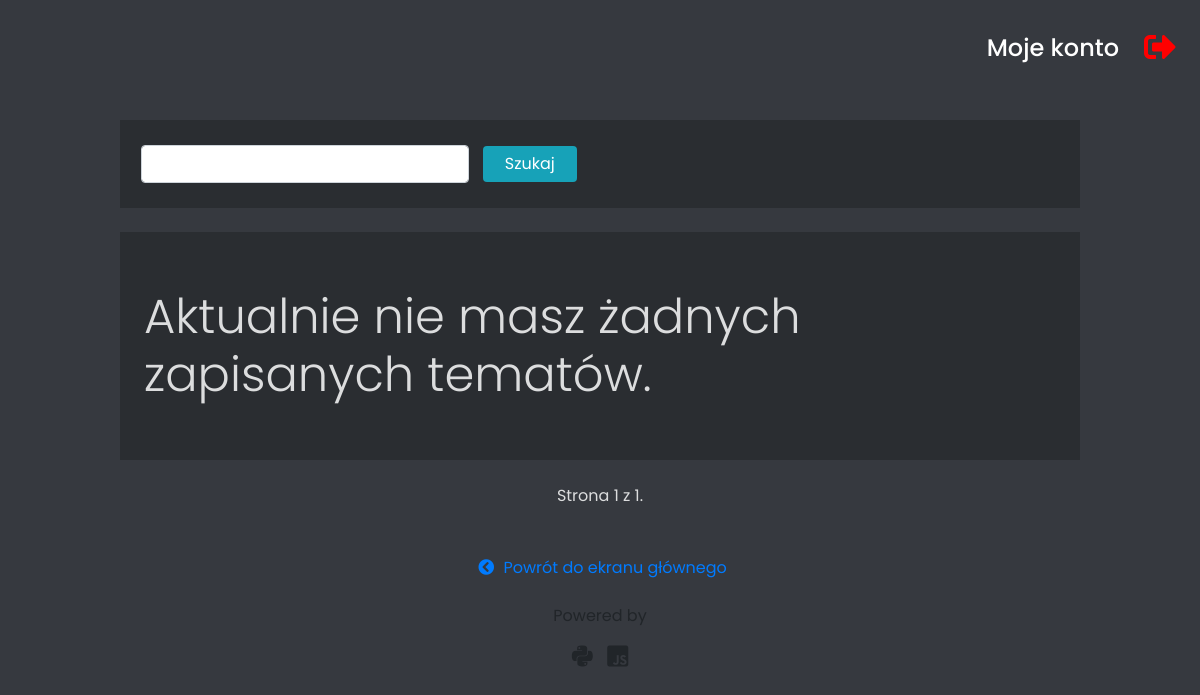
Page /saved-topics/ (signed in) on the earlier database version.
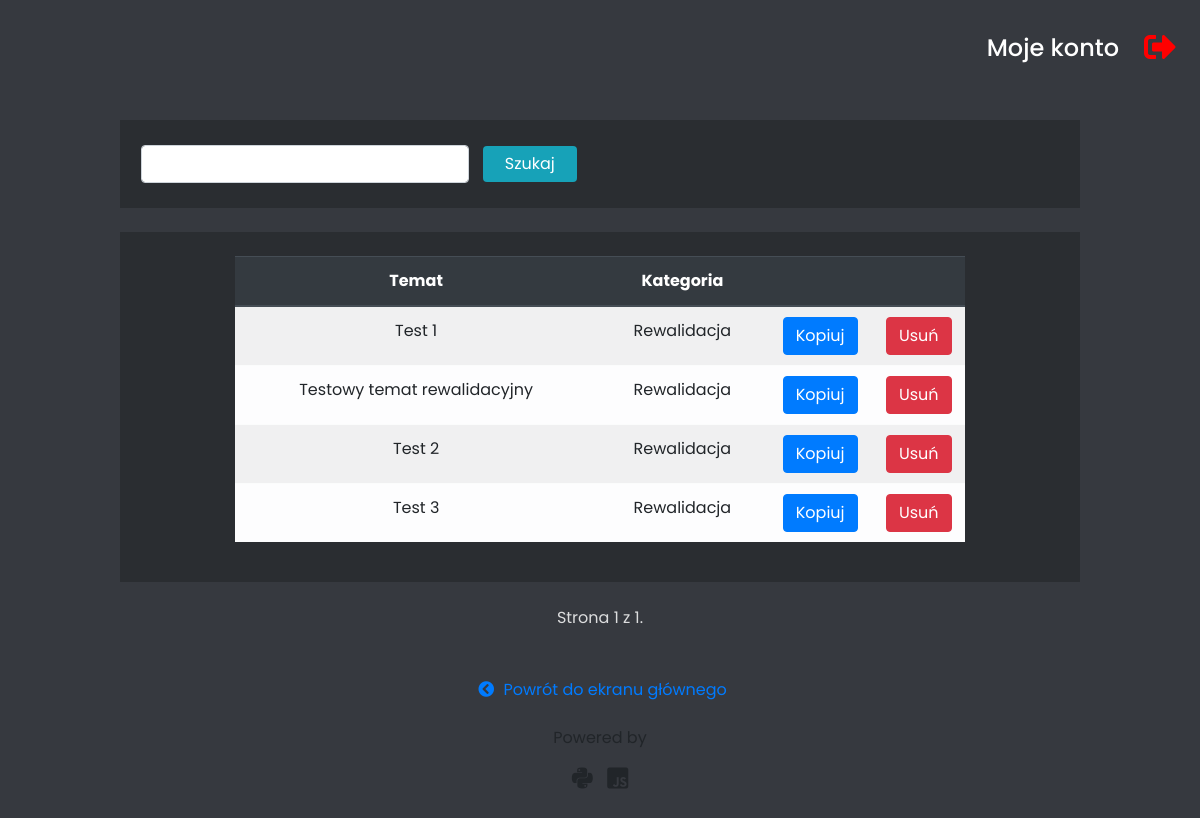
Same page on the later database version.
### base/models.py (models this page shows, shortened)
class LessonTopic(models.Model):
    topic = models.CharField(max_length=300)
    is_individual = models.BooleanField()
    teacher = models.ForeignKey(User, on_delete=models.DO_NOTHING)
    category = models.ForeignKey(LessonCategory, on_delete=models.DO_NOTHING, null=True)

class LessonCategory(models.Model):
    name = models.CharField(max_length=50)
    class Meta:
        verbose_name = 'Lesson category'
        verbose_name_plural = 'Lesson categories'

### base/views.py (the view)
# urls.py: path('saved-topics/', LessonTopicsView.as_view(), name='saved_topics'),
class LessonTopicsView(LoginRequiredMixin, ListView, FormMixin):
    login_url = '/login'
    model = LessonTopic
    template_name = 'base/saved_teacher_topics.html'
    context_object_name = 'saved_topics'
    paginate_by = 20
    form_class = TopicSearchForm
    success_url = '/saved-topics/'
    def get_queryset(self):
        queryset = LessonTopic.objects.filter(teacher=self.request.user)
        keyword = self.get_searched_keyword()
        if keyword:
            queryset = queryset.filter(topic__contains=keyword)
        return queryset
    def get_searched_keyword(self):
        try:
            keyword = self.request.GET['k']
            return keyword
        except MultiValueDictKeyError:
            pass
    def get_context_data(self, *, object_list=None, **kwargs):
        context = super().get_context_data(**kwargs)
        context['search_form'] = TopicSearchForm()
        return context

### base/forms.py
class TopicSearchForm(forms.Form):
    keyword = CharField(
        label='',
        error_messages={
            'required': 'To pole jest wymagane.'
        })

### base/templates/base/saved_teacher_topics.html (shortened to what this page needs)
{% extends 'standard_base_template.html' %}
{% block styles %}
    {{ block.super }}
    {% load static %}
    <link rel="stylesheet" href="{% static 'css/flex_form.css' %}">
    <link rel="stylesheet" href="{% static 'base/css/saved_teacher_topics.css' %}">
{% endblock %}
{% block content %}
    <div class="filter_panel">
        <div class="search_form form_wrapper">
            <form id="flex_form" method="get" action="{% url 'base:saved_topics' %}">
                <input
                        name="k"
                        id="{{ search_form.keyword.id_for_label }}"
                        type="text"
                        class="form-control form__field"
                        required>
                <input class="btn btn-info form__submit" type="submit" value="Szukaj">
            </form>
        </div>
    </div>
    <div class="saved_topics">
        {% if saved_topics|length != 0 %}
            <table class="table table-light table-striped">
              <thead class="thead-dark">
                <tr>
                  <th scope="col">Temat</th>
                  <th scope="col">Kategoria</th>
                  <th scope="col"></th>
                  <th scope="col"></th>
                </tr>
              </thead>
              <tbody>
                {% for topic in saved_topics %}
                    <tr class="topic">
                      <td id="topic_{{ forloop.counter }}">{{ topic.topic }}</td>
                      <td>{{ topic.category.name }}</td>
                      <td class="copy_topic_btn">
                        <button tabindex="0"
                            class="copy_popover copy_btn btn btn-primary"
                            data-bs-toggle="popover"
                            data-bs-trigger="focus"
                            id="topic_btn_{{ forloop.counter }}"
                            onclick="copy_topic({{ forloop.counter }})">Kopiuj</button>
                      </td>
                      <td class="delete_topic_btn">
                          <a class="btn btn-danger" href="{% url 'base:delete_topic' topic.id %}">Usuń</a>
                      </td>
                    </tr>
                {% endfor %}
              </tbody>
            </table>
        {% else %}
            {% if request.GET.k %}
                <h1 id="no_saved_topics">Nie znaleziono żadnego tematu.</h1>
            {% else %}
                 <h1 id="no_saved_topics">Aktualnie nie masz żadnych zapisanych tematów.</h1>
            {% endif %}
        {% endif %}
    </div>
    {% include 'basic_paginator.html' %}
{% endblock %}
{% block external_scripts %}
    {% load static %}
{% endblock %}

### templates/standard_base_template.html (shortened to what this page needs)
<!DOCTYPE html>
<html lang="en">
<head>
    {% block styles %}
        <link rel="stylesheet" href="https://cdn.jsdelivr.net/npm/bootstrap@4.6.0/dist/css/bootstrap.min.css">
        <link rel="stylesheet" href="https://cdnjs.cloudflare.com/ajax/libs/font-awesome/5.15.2/css/all.min.css" />
        {% load static %}
        <link rel="stylesheet" href="{% static 'css/normalize.css' %}">
        <link rel="stylesheet" href="{% static 'css/standard_base.css' %}">
    {% endblock %}
</head>
<body>
    <header>
        <div class="header_bar">
            <div class="logout">
                {% if request.user.is_authenticated %}
                    <a id="account_options_link"
                       href="{% url 'authentication:account-options' %}">
                        <span>Moje konto</span>
                    </a>
                {% endif %}
                <a class="logout_link" href="{% url 'authentication:logout' %}"><i class="fas fa-sign-out-alt"></i></a>
            </div>
        </div>
    </header>
    <section>
        <div class="section_wrapper">
            {% block content %}
            {% endblock %}
        </div>
    </section>
    <footer>
        <div class="back_to_main_nav">
            {% block back_to_main_nav_link %}
                <a id="back_to_main_nav_link" href="{% url 'base:main_nav' %}">
                    <i class="fas fa-chevron-circle-left"></i>
                    Powrót do ekranu głównego
                </a>
            {% endblock %}
        </div>
        <div class="technologies_icons">
            <p>Powered by</p>
            <i class="fab fa-python"></i>
            <i class="fab fa-js-square"></i>
        </div>
    </footer>
</body>
</html>

### templates/basic_paginator.html (shortened to what this page needs)
<div class="pagination">
    <span class="step-links">
        <span class="current">
            Strona {{ page_obj.number }} z {{ page_obj.paginator.num_pages }}.
        </span>
    </span>
</div>

### static/css/standard_base.css (style rules this page uses)
body { width: 100%; max-width: 100vw; height: 100%; min-height: 100vh; overflow-x: hidden; font-family: 'Poppins'; }
header { width: 100%; height: auto; }
.header_bar { display: flex; justify-content: space-between; align-items: center; margin: 2% }
.logout { display: flex; justify-content: center; align-items: center; }
#account_options_link { text-decoration: none; display: flex; color: white !important; transition: 0.4s; }
#account_options_link span { margin: 0 25px 0 10px; font-weight: 500; font-size: 1.5rem; }
.logout a { text-decoration: none; font-size: 2rem; color: red; transition: 0.4s; }
section { width: 100%; height: auto; }
.section_wrapper { display: flex; justify-content: center; align-items: center; flex-wrap: wrap; height: 100%; }
footer { bottom: 0; width: 100%; }
.back_to_main_nav { width: 100%; margin: 2% 0; text-align: center; }
.back_to_main_nav #back_to_main_nav_link { text-decoration: none; color: #007bff; padding: 5px; }
#back_to_main_nav_link i { margin: 0 5px; }
.technologies_icons { text-align: center; }
.technologies_icons i { font-size: 1.5rem; margin: 0 5px 2% 5px; }

### static/css/flex_form.css (style rules this page uses)
.form_wrapper { flex-basis: 51%; padding: 3%; }
.form_wrapper #flex_form { display: flex; justify-content: center; align-items: center; flex-wrap: wrap; }
.form__field, #flex_form label, .form__textarea { flex-basis: 70%; }
.form__submit { flex-basis: 31%; margin: 3%; border: none; outline: none; }

### base/static/base/css/saved_teacher_topics.css (style rules this page uses)
body { background-color: #36393f; }
.filter_panel { flex-basis: 80%; display: flex; justify-content: flex-start; align-items: center; background-color: #2a2d31; padding: 1%; margin: 2% 0; }
.search_form { flex-basis: 50% !important; padding: 0; }
.search_form #flex_form .form__field { flex-basis: 70% !important; }
.search_form #flex_form .form__submit { flex-basis: 20% !important; }
.saved_topics { flex-basis: 80%; background-color: #2a2d31; display: flex; justify-content: center; align-items: center; padding: 2% }
.saved_topics table { flex-basis: 80%; text-align: center; }
.pagination { flex-basis: 70%; justify-content: center; margin: 2% 0; }
.step-links { flex-basis: 55%; text-align: center; }
.step-links .current { color: #dcddde; }
.delete_topic_btn, .copy_topic_btn { padding: 10px 0 !important; }
.copy_topic_btn button { margin: 0 1%; }

Differences in the rows shown:
added LessonTopic: topic "Test 1", category.name "Rewalidacja"
added LessonTopic: topic "Testowy temat rewalidacyjny", category.name "Rewalidacja"
added LessonTopic: topic "Test 2", category.name "Rewalidacja"
added LessonTopic: topic "Test 3", category.name "Rewalidacja"
Other differences:
text no longer shown: "Aktualnie nie masz żadnych zapisanych tematów."
text now shown: "Temat Kategoria"
